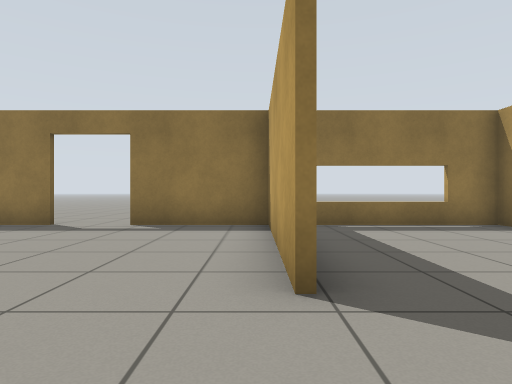
[1] (above)

14 first-person views from a walk through a world built for the Gazebo simulator. The camera is 0.72 m above the floor, looks level and sees 75° across. The floor is counted in squares, 1 m on a side. Each view is taken from the middle of a square. On the plan, view 1 faces up. The plan holds only what a view shows up to about 10 squares ahead; the rest is blank.

[2]
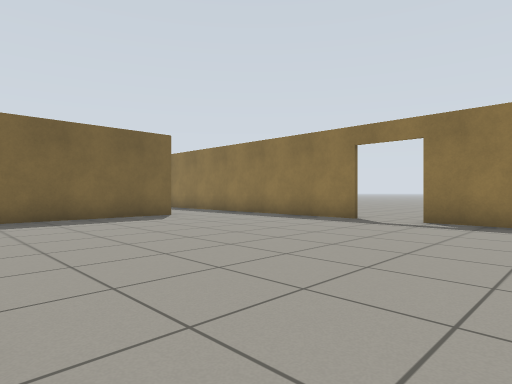

[3]
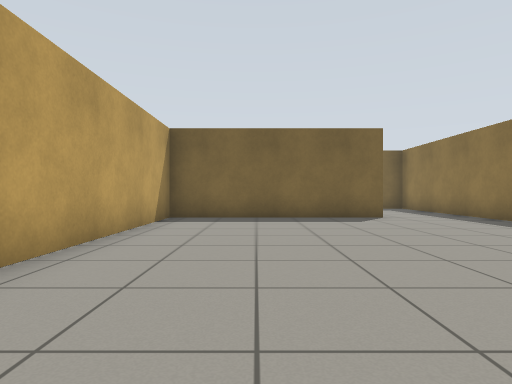

[4]
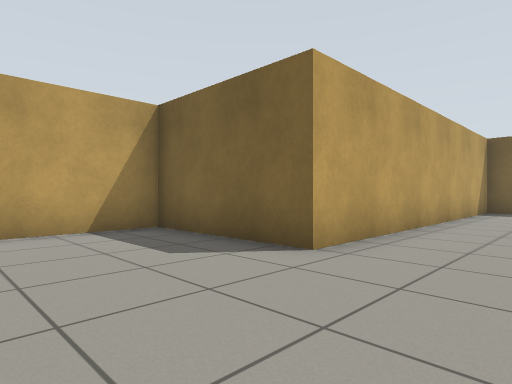

[5]
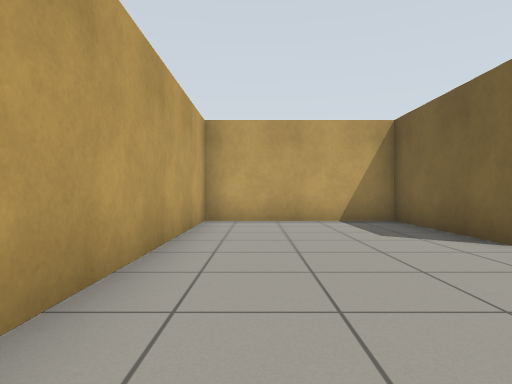

[6]
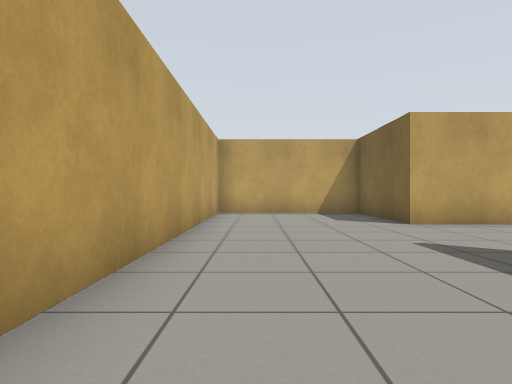

[7]
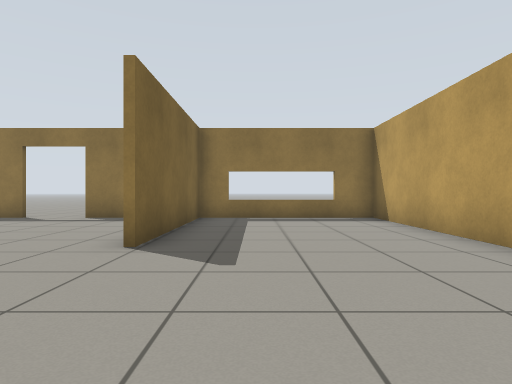

[8]
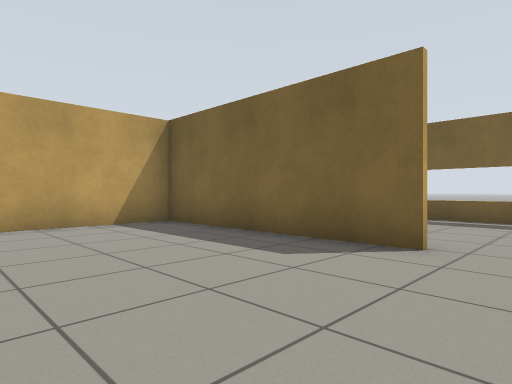

[9]
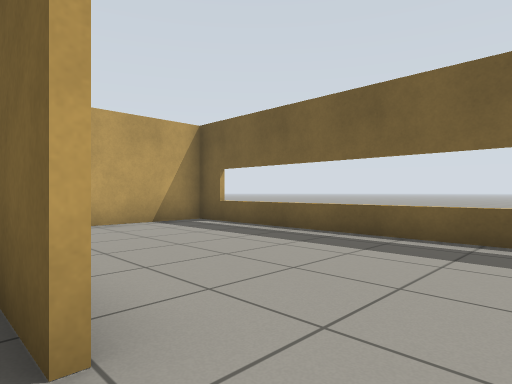

[10]
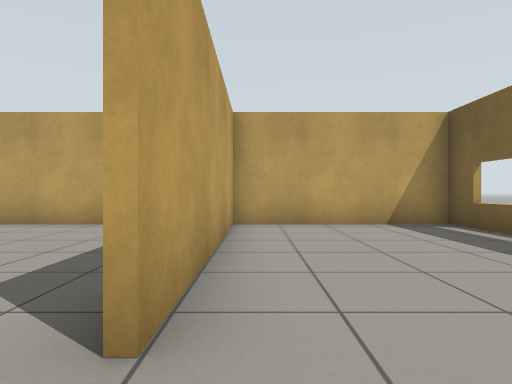

[11]
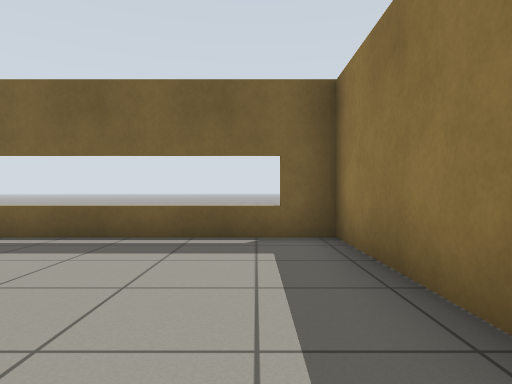

[12]
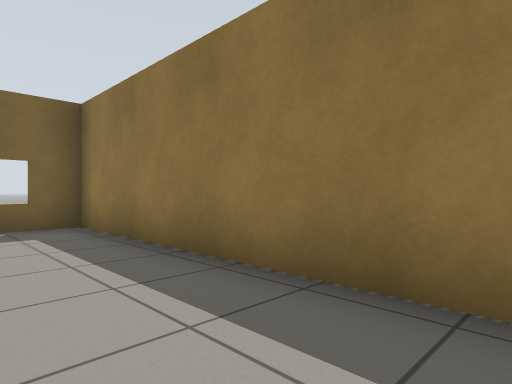

[13]
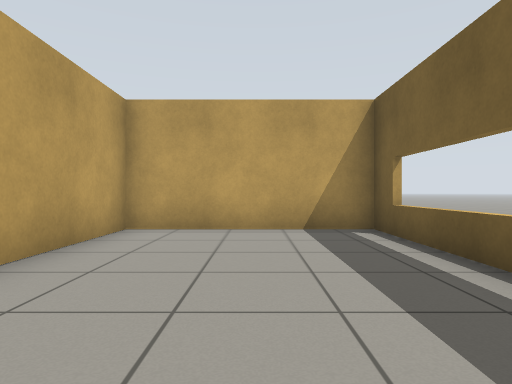

[14]
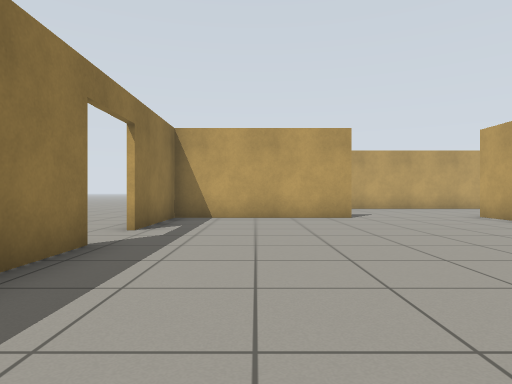

### Floor plan
Points are (right, up) in squares from view 1. A wall is a line through its corners. A room is listed if a view was taken in it or the views show most of it. See-through windows are left out.
Room 1 (views 1, 2, 3, 4, 5, 6, 7, 8, 12)
walls: (0.3, 2.2) (0.3, 7.4); (0.6, 6.5) (0.6, 2.2); (-4.4, 7.3) (-8.6, 7.3); (-9.3, 4.6) (-9.3, -1.5); (-9.1, -1.4) (0.6, -1.4) (0.6, -5.3) (5.3, -5.3) (5.3, 7.3) (-2.8, 7.3)
ways out: opening at (-9, 5.5) to room 2; open door at (-3.5, 7)
Room 2 (views 9, 10, 11, 13, 14)
walls: (-9.5, -1.5) (-9.5, 4.6); (-8.6, 7.3) (-14.3, 7.3) (-14.3, -1.4) (-9.1, -1.4)
ways out: opening at (-9, 5.5) to room 1

Positions as (right, up) in squares from view 1, and headings:
1: (0, 0), facing up
2: (0, -1), facing up-left
3: (0, 1), facing left
4: (4, 1), facing down-left
5: (4, 3), facing down
6: (4, 6), facing down
7: (2, -2), facing up
8: (-5, 6), facing down-left
9: (-9, 6), facing down-left
10: (-10, 6), facing down
11: (-9, 6), facing left
12: (-7, 5), facing up-left
13: (-12, 5), facing down
14: (-9, 5), facing right
